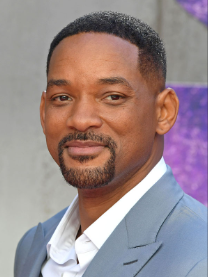
#> input picture imagens_artistas/Captura de tela 2023-11-11 140222.png, 208 x 277 px, given as the content of the folder imagens_artistas/Captura de tela 2023-11-11 140222.png, which was not available
$ jupyter execute --allow-errors eigenswift.ipynb   (text cells are left out)
#> lines starting #> are read from the running program, lines starting #| are printed output that depends on the picture; pictures that were not available may be replaced by others from this repository, and a replacement may not be noted
[cell 1]
import numpy as np
import pandas as pd
import matplotlib.pyplot as plt
import cv2
import os

[cell 2]
altura_imagem = 231
comprimento = 195

[cell 3]
# Criando o path para onde as imagens estão
famousim = "imagens_artistas/"
# Criando uma lista para adicionar as imagens
famous_images = []

# Fazendo um loop for para iterar sobre todas as imagens
for folder in (os.listdir(famousim)):
    folder_path = os.path.join(famousim, folder)
    for image in (os.listdir(folder_path)):
        # Adicionando o path com cada imagem para termos o arquivo das imagens
        path = os.path.join(famousim, folder ,image)
        # Lendo a imagem
        img = cv2.imread(path)
#> img is the input picture: shape (277, 208, 3); mean B, G, R 138.8, 136.7, 153.8
        # Convertendo a imagem para preto e branco
        img = cv2.cvtColor(img, cv2.COLOR_BGR2GRAY)
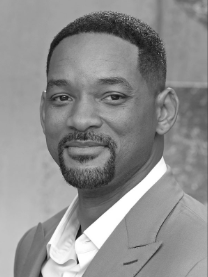
#> img: shape (277, 208); min 17, max 255, mean 142.1
        # Adicionando a imagem na lista
        famous_images.append(img)

# Transformando a lista num array
famous_images_np = np.array(famous_images)

[cell 4]
# Plotando as imagens
count = 0
fig, ax = plt.subplots(5, 8, figsize=(10, 10))
#> (the rest of this cell did not finish here and is left out)

[cell 5]
# Cada imagem está armazenada em 3 dimensões, cada foto está numa lista, e cada lista é uma lista de listas.
# Vamos transformar a imagem num vetor coluna muito grande.
train_famous_np_matrix = famous_images_np.reshape(famous_images_np.shape[0], famous_images_np.shape[1]*famous_images_np.shape[2])
# Calculamos a face média
mean_train_face = np.mean(train_famous_np_matrix, axis=0)
# Criamos uma matriz subtraindo a face média
centered_train_face = train_famous_np_matrix - mean_train_face

# Mostrando a face média
plt.figure()
#> (the rest of this cell did not finish here and is left out)

[cell 6]
# Decompomdo a matriz em SVD
U_Face_Famous, D_Face_Famous, V_Face_Famous = np.linalg.svd(centered_train_face, full_matrices=False)

[cell 7]
# Vamos obter a quantidade de componentes que queremos de nossa matriz.
C_Faces_TRAIN = V_Face_Famous[:12]
#> (the rest of this cell did not finish here and is left out)

[cell 8]
count = 0
fig, ax = plt.subplots(3, 4, figsize=(10, 10))
#> (the rest of this cell did not finish here and is left out)

[cell 9]
count = 0
fig, ax = plt.subplots(5, 8, figsize=(10, 10))
#> (the rest of this cell did not finish here and is left out)

[cell 10]
# O quanto cada autovalor representa do dado?

# Somando todos os autovalores
sum_all = sum(D_Face_Famous)
# Transformando o array com os autovalores numa soma cumulativa
cummulative = (np.cumsum(D_Face_Famous).round(2))*100
# Vendo quanto representa do total
percentage = cummulative/sum_all

# Plotando o gráfico
plt.bar(range(len(percentage)), percentage, color='blue', alpha=0.7)
plt.title("Gráfico de variância por quantidade de PCA's")
plt.xlabel("Quantidade de PCA's")
plt.ylabel("% de explicação do dado")
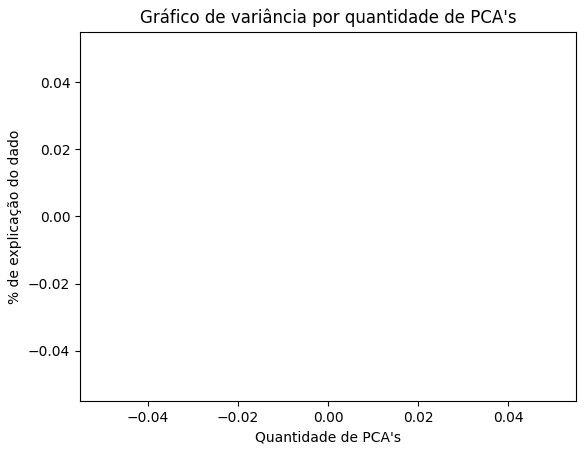
#> figure drawn by matplotlib, 1 panel

[cell 11]
# Nossa ideia agora, será pegar os dois principais componentes encontradas pelo PCA e então plotar as nossas imagens nesse subespaço
dois_maiores_PCAs = V_Face_Famous[:2]

# Criando a lista o qual terão as coordenadas das imagens que já trainamos o nosso dado
coordinates = []

# Fazendo um loop for para adicionar todas as imagens nessa lista
for img in centered_train_face:
    # Fazendo o produto interno para achar a projeção de cada face no espaço das duas principais componentes.
    coordinates_xy = np.dot(dois_maiores_PCAs, img)
    # Adicionando na lista
    coordinates.append(coordinates_xy)

[cell 12]
# Colocando uma lista de cores para diferenciar taylor swift e will smith
colors = []
iteracao = 1

# Adicionando cores para as imagens
for number in range(len(coordinates)):
    # Se for taylor swift vermelho
    if iteracao <= 20:
        colors.append("red")
        iteracao += 1
    # Se for will azul
    elif iteracao <= 40:
        colors.append("blue")
        iteracao += 1

# Transformando as coordenadas em um array e transpondo
coordinates = np.array(coordinates).T

# Adicionando a linha de separação entre taylor e will
x_line = np.linspace(-8000, 8000, 100)
y_line = -0.55*x_line - 700

# Plotando o gráfico
plt.scatter(coordinates[0], coordinates[1], c=colors)
plt.plot(x_line, y_line, color = "black")
plt.xticks([])
plt.yticks([])
plt.xlabel('PC1')
plt.ylabel('PC2')
plt.show()
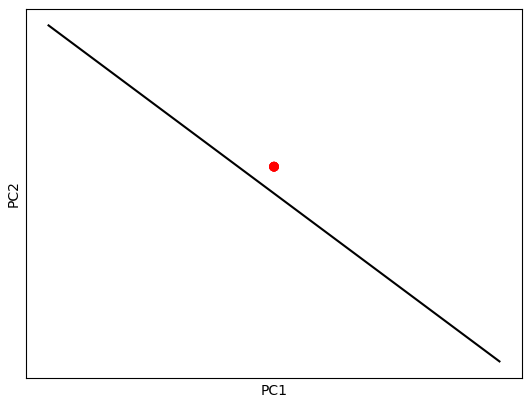
#> figure drawn by matplotlib, 1 panel

[cell 13]
# Agora que já temos os dados dos elementos que plotamos, vamos tentar pegar imagens que não foram utilizadas e então plotar no nosso espaço para determinar se a pessoa é mais parecida com o will smith ou com a talor swift.

# Redefinindo as coordenadas para o próximo gráfico, pois já usamos a variável coordinates
coordinates = []
for img in centered_train_face:
    coordinates_xy = np.dot(dois_maiores_PCAs, img)
    coordinates.append(coordinates_xy)

# Adicionando o path
training_set = "imagens_datateste/"

# criando um dicionário que terá o nome das pessoas e as coordenadas
coordinates_new_dict = {}

# Iterando sobre cada imagem da pasta
for image_name in os.listdir(training_set):
    # Pegando o caminho até ela
    image_path = os.path.join(training_set, image_name)

    # Realizando procedimentos pra ler a imagem
    img = cv2.imread(image_path)
    # Transformando num cinza
    img = cv2.cvtColor(img, cv2.COLOR_BGR2GRAY)
    # Transformando em array
    img = np.array(img)
    # transformando num array unidimensional
    img = img.flatten()
    # retirando a imagem nova
    img = img - mean_train_face

    # Fazendo o produto interno para achar a projeção no espaço que queremos
    coordinates_new = np.dot(dois_maiores_PCAs, img)

    # Colocando as coordenadas num dicionário
    coordinates_new_dict[str(image_name[0:-4])] = coordinates_new


# Colocando uma lista de cores para diferenciar taylor swift e will smith
colors = []
iteracao = 1

for number in range(len(coordinates)):
    if iteracao <= 20:
        colors.append("red")
        iteracao += 1
    elif iteracao <= 40:
        colors.append("blue")
        iteracao += 1

# Definindo a cor da imagem que será adicionada
colors.append("black")

[cell 14]
# Criando um grid plot com as pessoas
fig, axes = plt.subplots(3, 2, figsize=(10, 8))
axes = axes.flatten()

# Criando um loop para iterar sobre cada plot
for i, (name, values) in enumerate(coordinates_new_dict.items()):
    ax = axes[i]

    # criando uma cópia das coordenadas
    temp_coordinates = coordinates.copy()

    # colocando as coordenadas que estão no dicionário na lista
    temp_coordinates.append(values)

    # Transformando em array e transpondo a matriz
    temp_coordinates = np.array(temp_coordinates).T

    # Fazendo o scatter plot
    ax.scatter(temp_coordinates[0], temp_coordinates[1], c=colors)

    # Adicionando a linha de separação
    x_line = np.linspace(-8000, 8000, 100)
    y_line = -0.55*x_line - 700
    ax.plot(x_line, y_line, color = "black")

    # Definindo o nome dos gráficos e formantando-o
    ax.set_title(str(name)[1:])
    axes[i].set_xticks([])
    axes[i].set_yticks([])
    axes[i].set_xticklabels([])
    axes[i].set_yticklabels([])
    axes[i].set_xlabel('PC1')
    axes[i].set_ylabel('PC2')

# Mostrando o gráfico
plt.tight_layout()
plt.show()
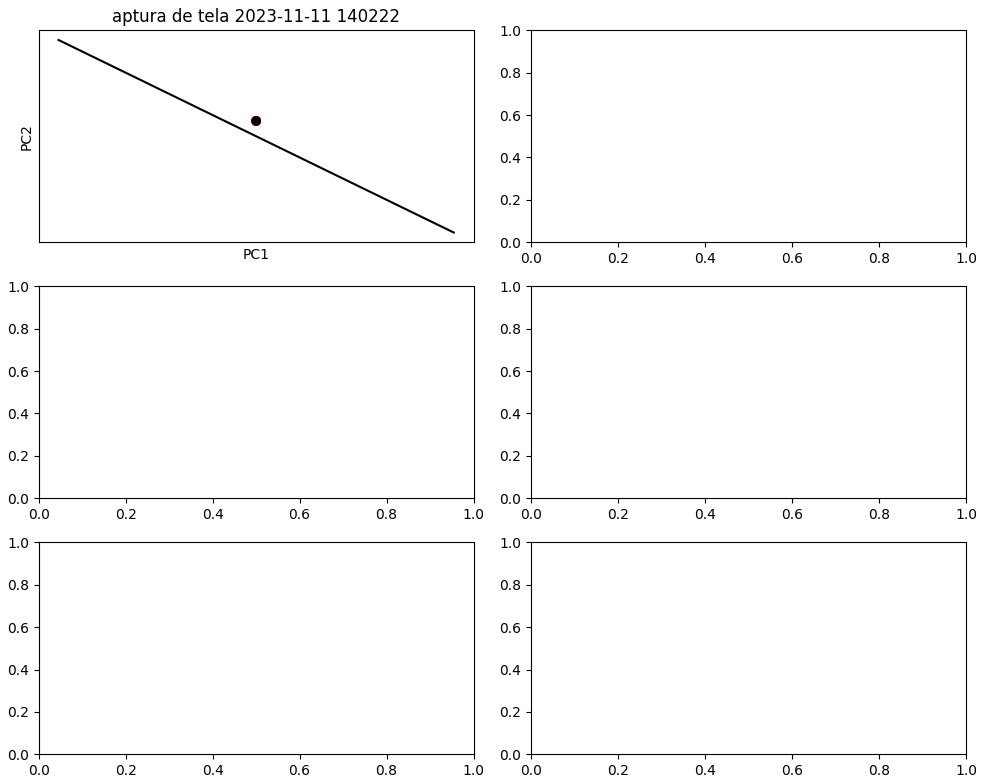
#> figure drawn by matplotlib, 1 panel
